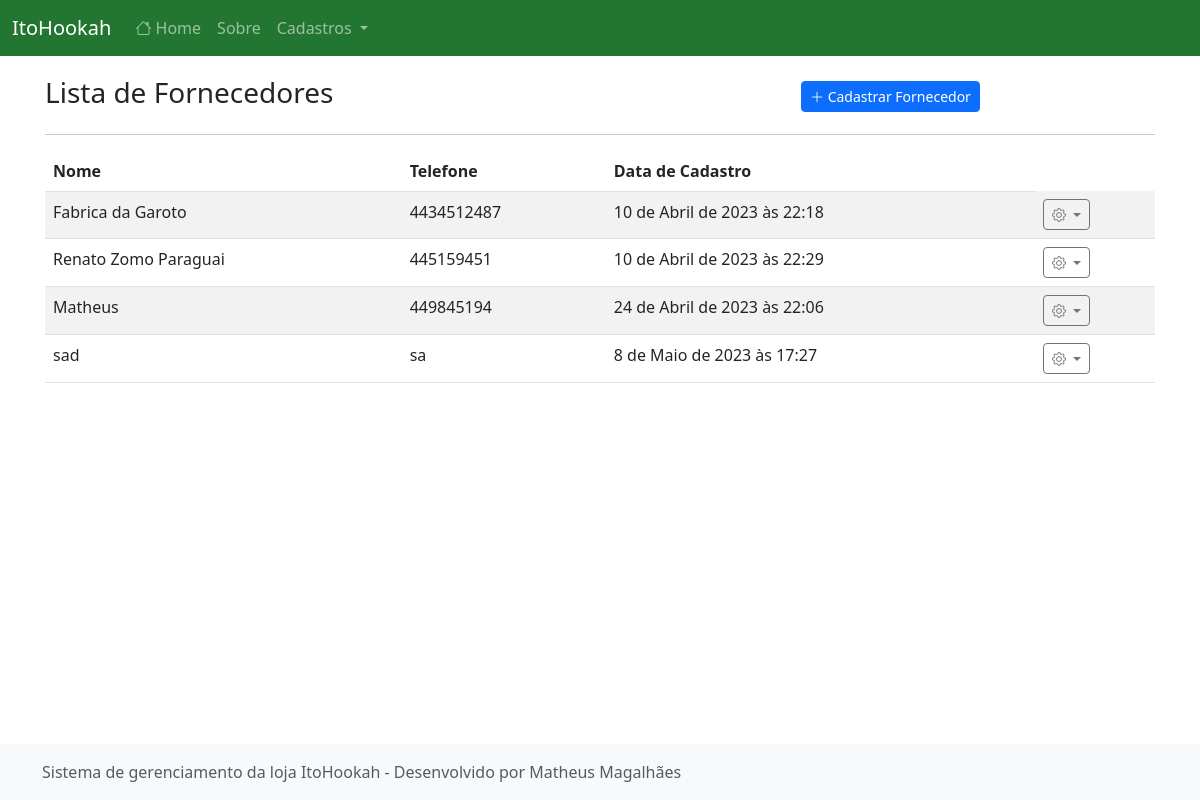
/listar/fornecedor/, run on an earlier commit of the app's database.
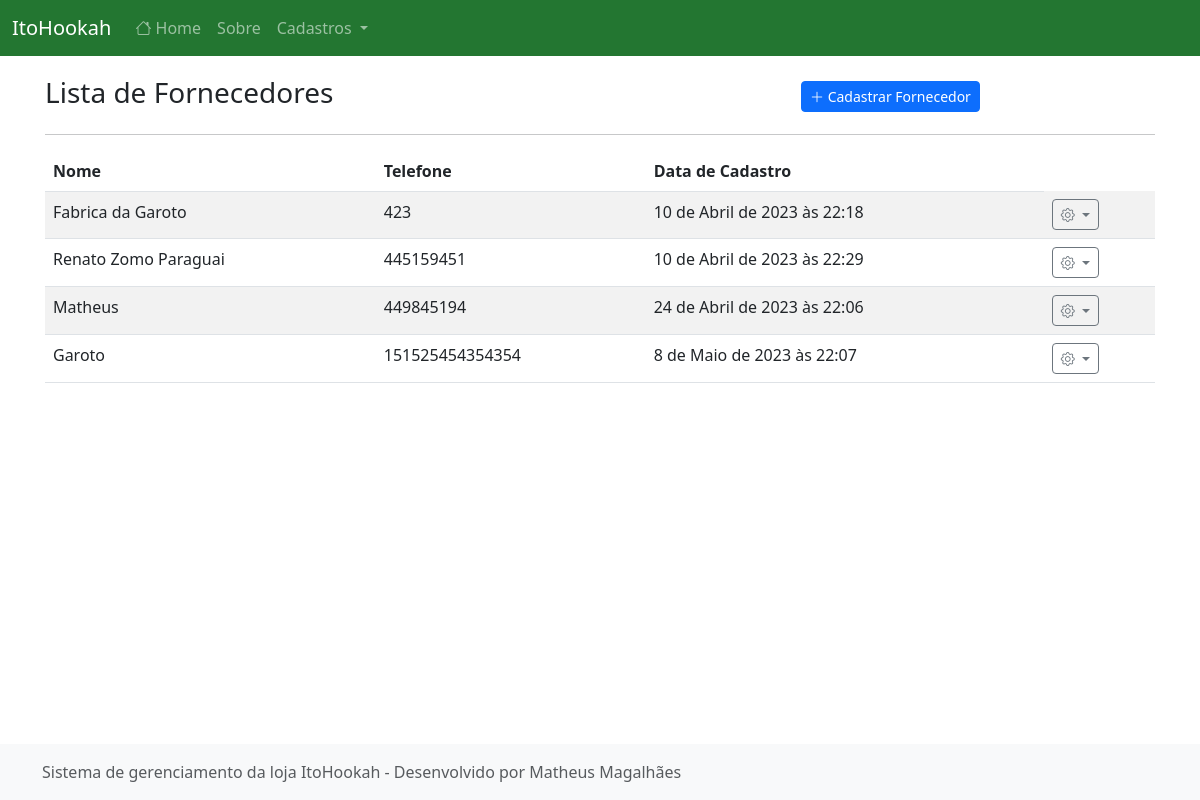
And on a later commit of the database.
### cadastros/models.py (models this page shows, shortened)
class Fornecedor(models.Model):
    nome = models.CharField(max_length=50)
    telefone = models.CharField(max_length=15, verbose_name="Telefone")
    documento = models.CharField(max_length=18, help_text="Informe o CNPJ")
    cadastrado_em = models.DateTimeField(auto_now_add=True)
    atualizado_em = models.DateTimeField(auto_now=True)

### cadastros/views.py (the view)
# urls.py: path("listar/fornecedor/", FornecedorList.as_view(), name="listar-fornecedor"),
class FornecedorList(ListView):
    model = Fornecedor
    template_name = "cadastros/list/fornecedor.html"

### cadastros/templates/cadastros/list/fornecedor.html (shortened to what this page needs)
{% extends 'paginas/modelo.html' %}
{% load static %}
{% block conteudo %}
<div class="row justify-content-center align-items-center mt-3">
    <div class="col-md-8">
        <h3 class="">Lista de Fornecedores</h3>
    </div>
    <div class="col-md">
        <a href="{% url 'cadastrar-fornecedor' %}" class="btn btn-primary btn-sm">
            <i class="bi bi-plus-lg"></i>
            Cadastrar Fornecedor
        </a>
    </div>
</div>
<hr>
<div class="table-responsive-lg">
    <table class="table table-striped">
        <thead>
            <tr>
                <th>Nome</th>
                <th>Telefone</th>
                <th>Data de Cadastro</th>
            </tr>
        </thead>
        <tbody>
            {% for obj in object_list %}
            <tr class="">
                <td>{{ obj.nome }}</td>
                <td>{{ obj.telefone }}</td>
                <td>{{ obj.cadastrado_em }}</td>
                <td>
                    <div class="dropdown">
                        <a class="btn btn-sm btn-outline-secondary dropdown-toggle" href="#" role="button"
                            data-bs-toggle="dropdown" aria-expanded="false">
                            <i class="bi bi-gear"></i>
                        </a>
                    </div>
                </td>
            </tr>
            {% empty %}
            <tr>
                <th colspan="100%">Nenhum registro encontrado.</th>
            </tr>
            {% endfor %}
        </tbody>
    </table>
</div>
{% endblock %}

What changed in the data, as far as the page shows it:
removed Fornecedor: nome "sad", telefone "sa", cadastrado_em "8 de Maio de 2023 às 17:27"
changed Fornecedor "Fabrica da Garoto": telefone "4434512487" → "423"
added Fornecedor: nome "Garoto", telefone "151525454354354", cadastrado_em "8 de Maio de 2023 às 22:07"
